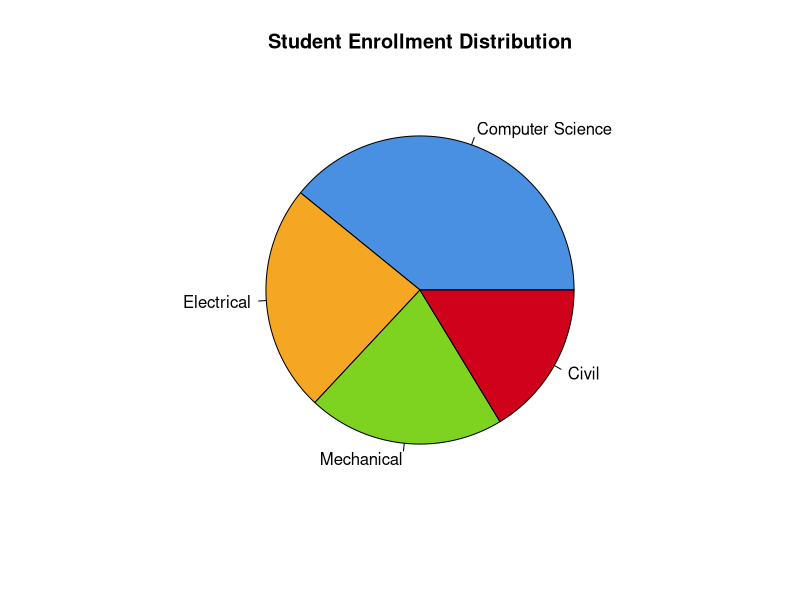
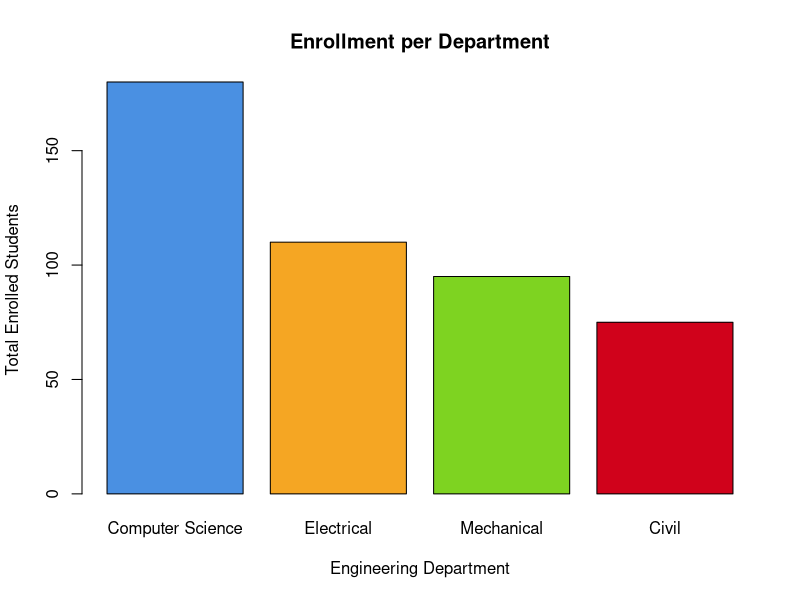

Recreate these plots in R, in order.
# Program: University Course Enrollment
# Purpose: Generate pie and bar charts to visualize student enrollment across departments.

# Scenario: A university wants to visualize number of students in each department.
# Question: Create pie chart and bar chart for student distribution.

departments <- c("Computer Science", "Electrical", "Mechanical", "Civil")
students <- c(180, 110, 95, 75)

# Pie Chart
pie(
  students,
  labels = departments,
  main = "Student Enrollment Distribution",
  col = c("#4A90E2", "#F5A623", "#7ED321", "#D0021B")
)

# Bar Chart
barplot(
  students,
  names.arg = departments,
  main = "Enrollment per Department",
  xlab = "Engineering Department",
  ylab = "Total Enrolled Students",
  col = c("#4A90E2", "#F5A623", "#7ED321", "#D0021B")
)
